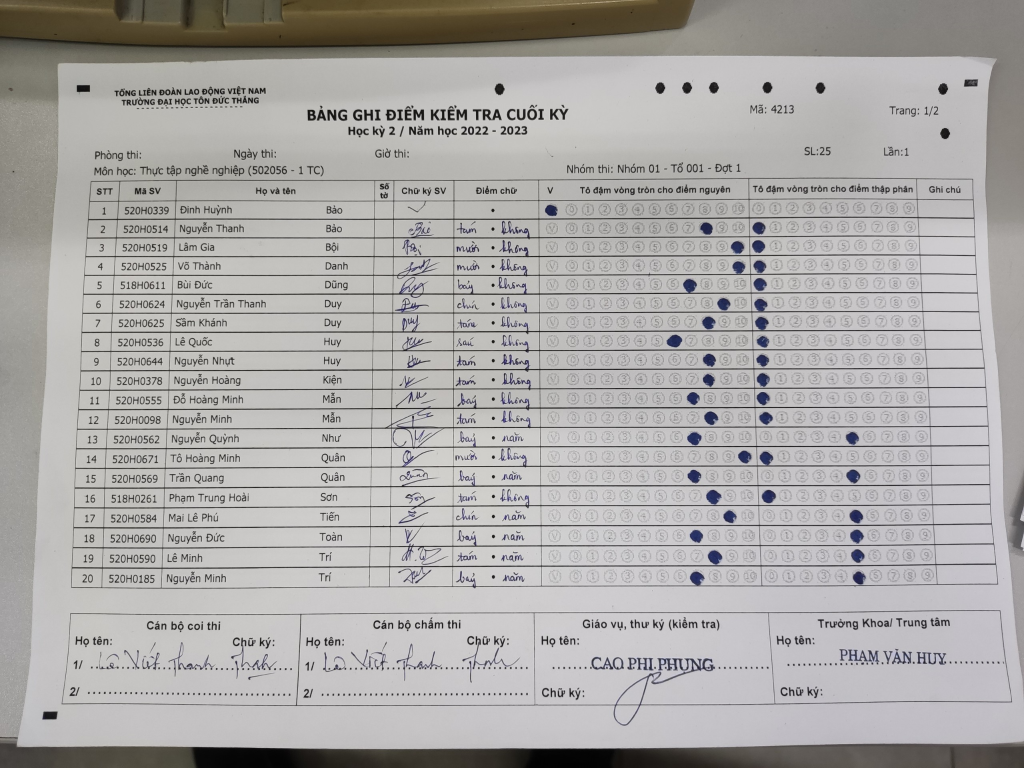
#> input picture Part_1/input/test1.jpg, 2048 x 1536 px (shown at 1/2 size); its folder holds only this picture in this run
$ python test2.py
#> lines starting #> are read from the running program, lines starting #| are printed output that depends on the picture; after the words box and inside, x2 and y2 are one past the last pixel; in counts of white or black regions, pixels touching at a corner belong together
import cv2
import numpy as np
import matplotlib.pyplot as plt
from scipy import stats

paths = ["test{}.jpg".format(i) for i in range(1, 3)]


def loop(path):
#> called with path = 'test1.jpg'
    path = "./input/" + path
    print(path)

    # Đọc ảnh
    image = cv2.imread(path, 0)
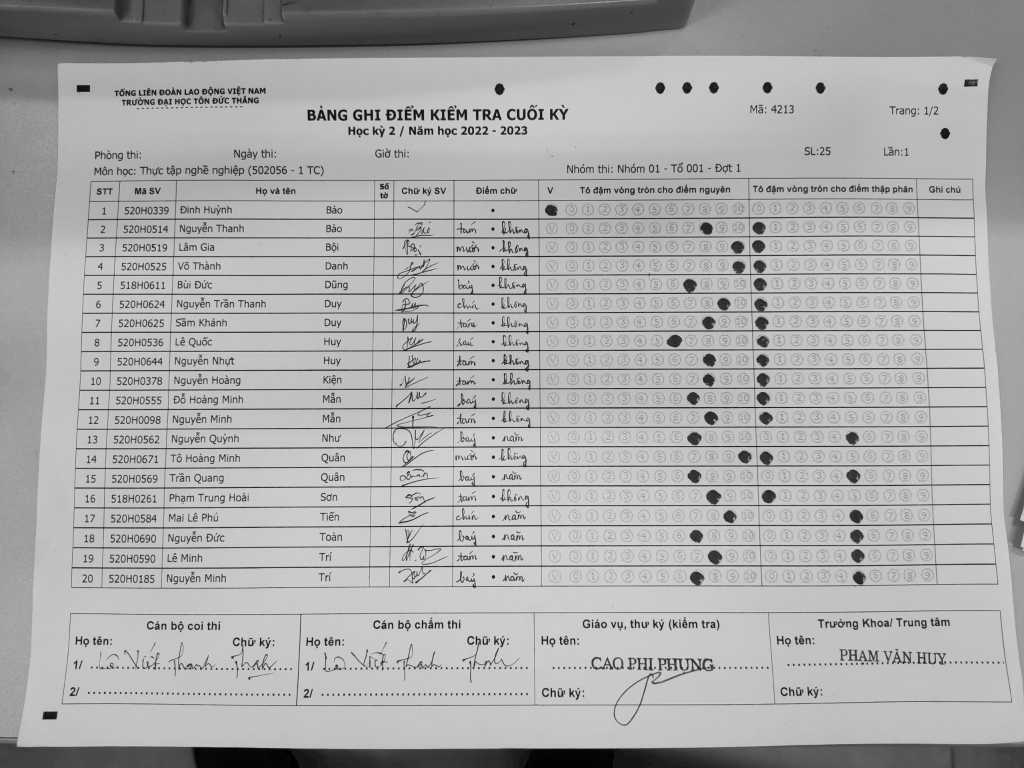
#> image: shape (1536, 2048) (shown at 1/2 size); min 0, max 228, mean 169.8

    # Áp dụng Gaussian Blur để giảm nhiễu
    blurred = cv2.GaussianBlur(image, (5, 5), 0)

    # Dùng Hough Circle Transform để phát hiện các vòng tròn
    circles = cv2.HoughCircles(
        blurred,
        cv2.HOUGH_GRADIENT,
        1,
        20,
        param1=50,
        param2=30,
        minRadius=1,
        maxRadius=20,
    )
#> circles = 259 rows, first 8: [1814.5, 1069.5, 13], [1212.5, 719.5, 13], [1313.5, 643.5, 12.5], [1824.5, 566.5, 12.7], [1658.5, 642.5, 12.5], [1377.5, 530.5, 12.5], [1761.5, 641.5, 12.7], [1743.5, 990.5, 13]

    x_start = image.shape[1]
#> x_start = 2048
    y_start = image.shape[0]
#> y_start = 1536
    x_end = 0
    y_end = 0

    print(x_start, y_start, x_end, y_end)
#| 2048 1536 0 0

    # Nếu tìm thấy các vòng tròn
    if circles is not None:
        circles = np.round(circles[0, :]).astype("int")
#> circles = 259 rows, first 8: [1814, 1070, 13], [1212, 720, 13], [1314, 644, 12], [1824, 566, 13], [1658, 642, 12], [1378, 530, 12], [1762, 642, 13], [1744, 990, 13]

        # Vẽ các vòng tròn đã tìm thấy lên ảnh gốc
        for x, y, r in circles:
            cv2.circle(image, (x, y), r, (0, 255, 0), 2)

            if x > x_end:
                x_end = x
            if x < x_start:
                x_start = x

            if y > y_end:
                y_end = y
            if y < y_start:
                y_start = y
#> this loop made 259 passes
#> (x, y, r, x_end, x_start, y_end, y_start) on pass 1: (1814, 1070, 13, 1814, 1814, 1070, 1070)
#> (x, y, r, x_start, y_start) on pass 2: (1212, 720, 13, 1212, 720)
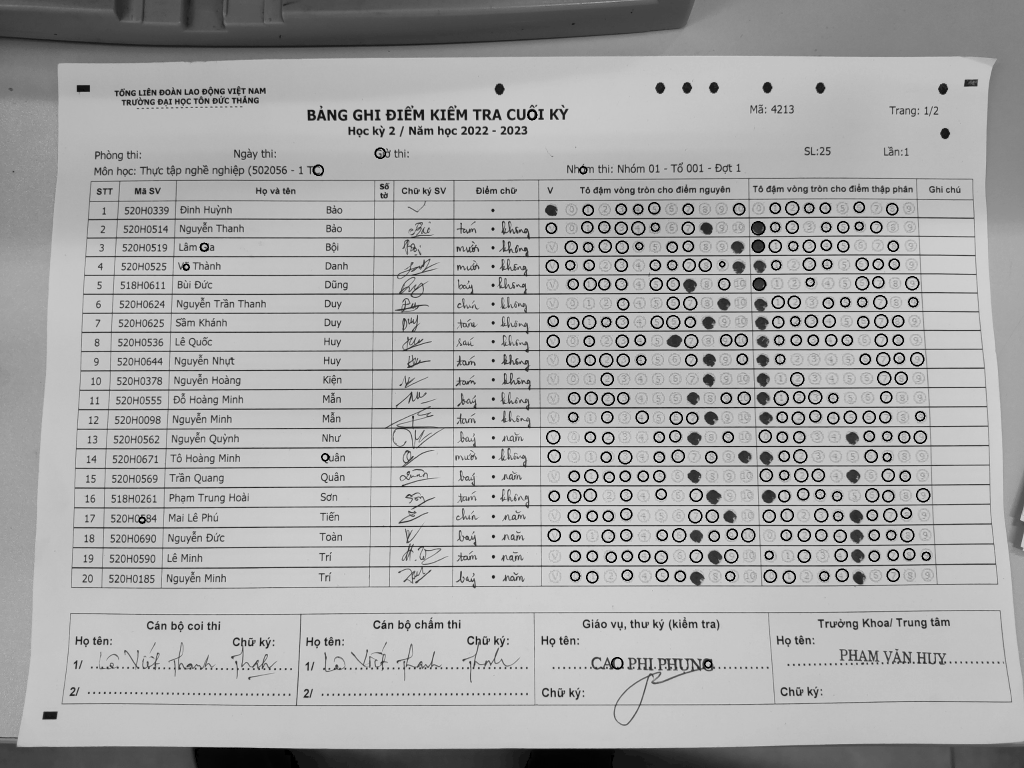
#> image: shape (1536, 2048) (shown at 1/2 size); 1.67% of pixels changed, all inside (x1, y1, x2, y2) = (277, 220, 1862, 1339)
#> after the loop, x_end = 1852; x_start = 284; y_end = 1328; y_start = 230
        print(x_start, y_start, x_end, y_end)
#| 284 230 1852 1328
        cv2.rectangle(image, (x_start, y_start),
                      (x_end, y_end), (0, 255, 0), 2)
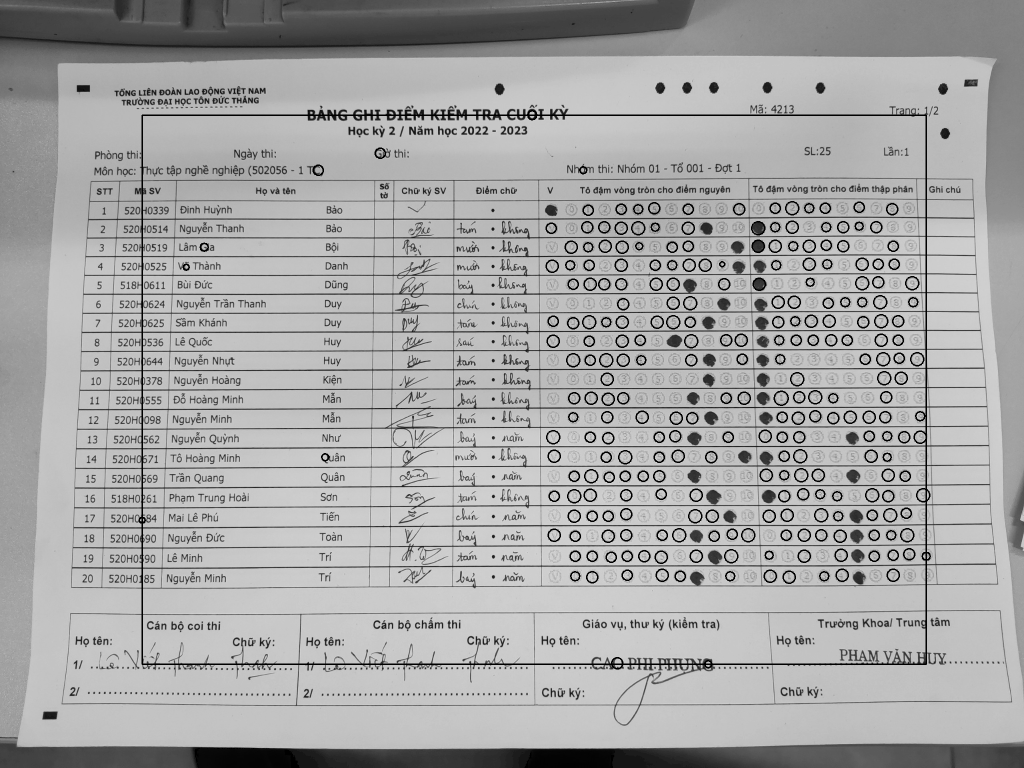
#> image: shape (1536, 2048) (shown at 1/2 size); 0.5% of pixels changed, all inside (x1, y1, x2, y2) = (283, 229, 1854, 1330)
        print("output/" + path)
        imshow(image)
        cv2.imwrite("output/" + path, image)

        show_graph(circles)
    else:
        print("Không tìm thấy vòng tròn trong ảnh")


def show_graph(circles):
    # Tạo danh sách các tọa độ x và y của các vòng tròn
    x_coords = []
    y_coords = []
    for x, y, r in circles:
        x_coords.append(x)
        y_coords.append(y)
#> this loop made 259 passes
#> after the loop, x_coords = 259 values, max 1852 at index 183, min 284 at index 243, mean 1447.1; y_coords = 259 values, max 1328 at index 224, min 230 at index 205, mean 776

    # Vẽ biểu đồ thống kê vị trí của các vòng tròn
    fig, axs = plt.subplots(1, 2, figsize=(10, 5))
    axs[0].hist(x_coords, bins=50)
    axs[0].set_title("Histogram of Circle Positions (X-axis)")
    axs[0].set_xlabel("X-coordinate")
    axs[0].set_ylabel("Frequency")
    axs[1].hist(y_coords, bins=50)
    axs[1].set_title("Histogram of Circle Positions (Y-axis)")
    axs[1].set_xlabel("Y-coordinate")
    axs[1].set_ylabel("Frequency")
    plt.show()
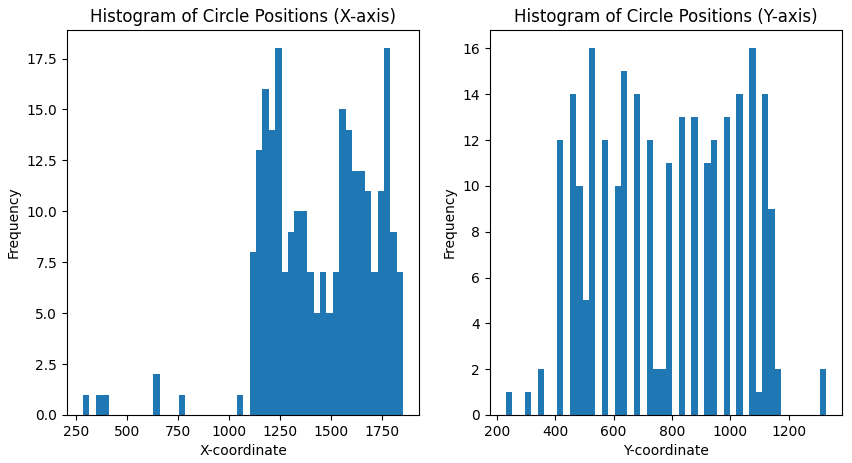
#> figure drawn by matplotlib, 2 panels


def imshow(image):
    # Hiển thị ảnh gốc và ảnh đã tìm thấy các vòng tròn
    cv2.namedWindow("Image", cv2.WINDOW_NORMAL)
    cv2.imshow("Image", image)

    # Thay đổi kích thước cửa sổ hiển thị ảnh
    cv2.resizeWindow("Image", 800, 600)

    # Chờ bấm phím bất kỳ để thoát
    cv2.waitKey(0)

    # Giải phóng bộ nhớ
    cv2.destroyAllWindows()


for path in paths:
#> (the run stopped early here; a loop or call above may not have finished)
